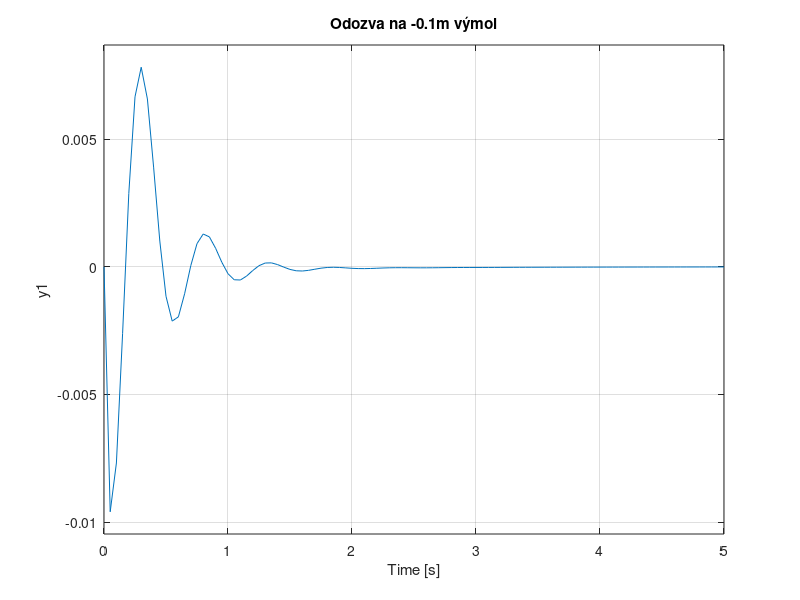

Reproduce this figure in MATLAB.
clc; clear; close all;

% Zakladne parametre systému
m1 = 2500;  % Hmotnosť karosérie vozidla (kg)
m2 = 320;   % Hmotnosť kolesa a zavesenia (kg)
k1 = 80000; % Tuhosť pružiny medzi karosériou a kolesom (N/m)
k2 = 500000; % Tuhosť pneumatiky (N/m)
b1 = 350;   % Tlmenie medzi karosériou a kolesom (Ns/m)
b2 = 15020; % Tlmenie pneumatiky (Ns/m)
p=0.1; %Porucha/vymol (m)

% Prenosové funkcie systému odpruženia
% Numerátor a menovateľ prenosovej funkcie G1, opisuje pohyb karosérie
n1 = [(m1 + m2) b2 k2];  
d1 = [(m1 * m2) (m1*(b1+b2)) + (m2*b1) (m1*(k1+k2)) + (m2*k1) + (b1*b2) (b1*k2) + (b2*k1) k1*k2]; 

G1 = tf(n1, d1);  % Prenosová funkcia G1 (pohyb karosérie)

% Numerátor a menovateľ prenosovej funkcie G2, opisuje pohyb kolesa
n2 = [-(m1*b2) -(m1*k2) 0 0]; 
d2 = [(m1*m2) (m1*(b1+b2)) + (m2*b1) (m1*(k1+k2)) + (m2*k1) + (b1*b2) (b1*k2) + (b2*k1) k1*k2];

G2 = tf(n2, d2);  % Prenosová funkcia G2 (pohyb kolesa)

% Prenosová funkcia pre silu
sila = tf(n2, n1);

% PID parametre 
Kd = 208025;  
Kp = 832100; 
Ki = 624075; 

C = pid(Kp, Ki, Kd); 

% Odsimulovanie systému so spätnou väzbou
sys_cl = sila * feedback(G1, C);  

% Čas simulacie
t = 0:0.05:5;  

% Vykreslenie odozvy na vstupnú zmenu (schodový vstup) vo výške 0.1m
step(p * sys_cl, t);
title('Odozva na -0.1m výmol');  % Graf odozvy na výmol
